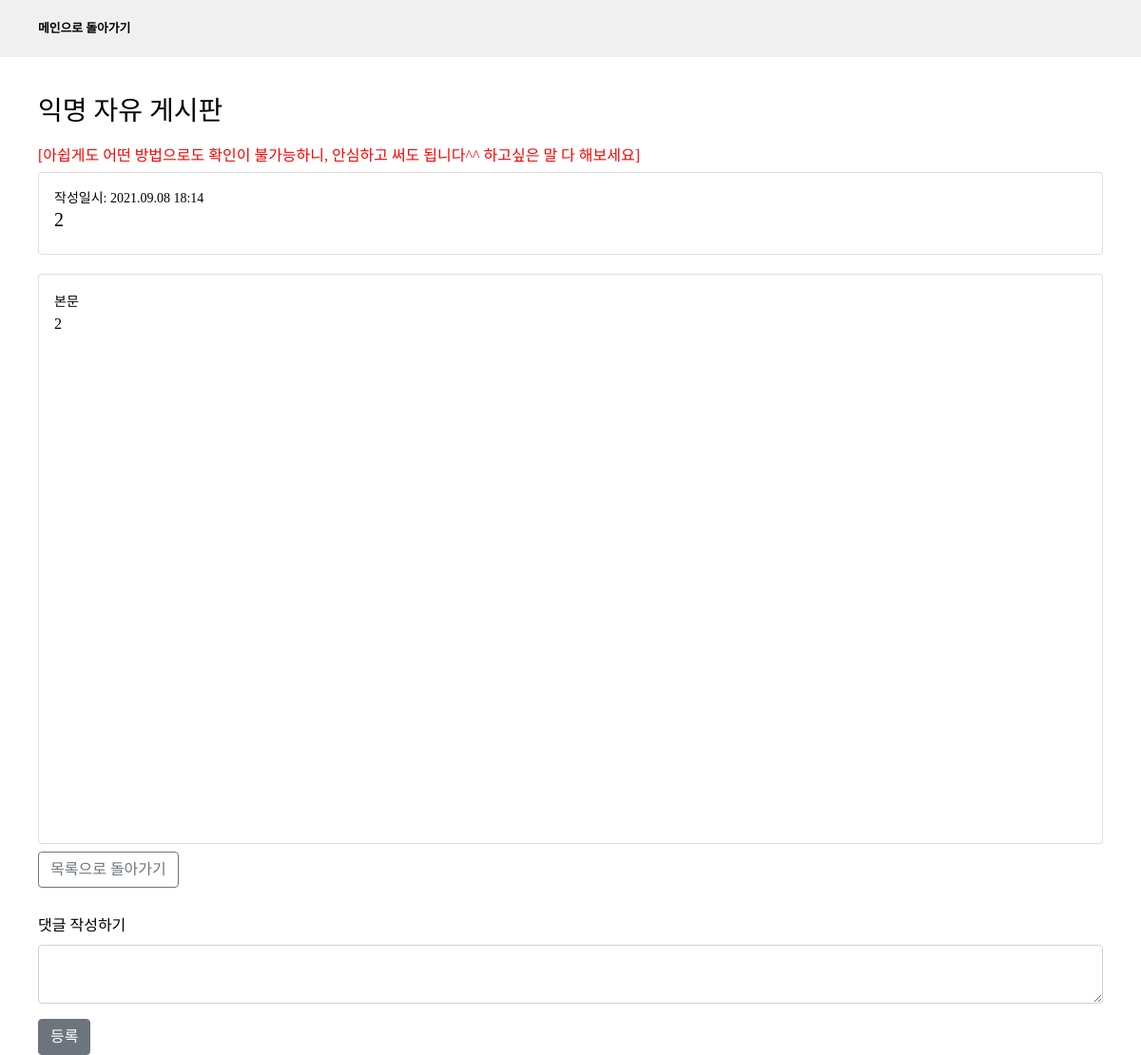
The page /detail/anonymous_detail/1 on the database its author committed.
### app/models.py (models this page shows)
class Question_A(db.Model):
    id = db.Column(db.Integer, primary_key=True)
    subject = db.Column(db.String(200), nullable=False)
    content = db.Column(db.Text(), nullable=False)
    create_date = db.Column(db.DateTime(), nullable=False)

### app/views/detail_views.py (the view)
@bp.route("/anonymous_detail/<int:question_id>", methods=["GET", "POST"])
def a_detail(question_id):
    question = Question_A.query.get(question_id)
    if request.method == "POST":
        db.session.delete(question)
        db.session.commit()
        return redirect(url_for("detail.anonymous"))
    return render_template("question/question_a_detail.html", question=question)

### app/filter.py (called while the page is built)
def datetime_form(value, fmt="%Y.%m.%d %H:%M"):
    return value.strftime(fmt)

### app/templates/question/question_a_detail.html (shortened to what this page needs)
{% extends 'base.html' %}
{%block contents %}
<section class="inner">
  <h3 style="margin-top: 100px; margin-bottom: 20px;">익명 자유 게시판</h3>
  <h6>[아쉽게도 어떤 방법으로도 확인이 불가능하니, 안심하고 써도 됩니다^^ 하고싶은 말 다 해보세요]</h6>
  {% if question %}
  <div class="card">
    <div class="card-body container">
      <div class="row justify-content-end"> <small>작성일시: {{question.create_date|datetime}}</small>
      </div>
      <div class="row align-items-center">
        <h5>{{question.subject}}</h5>
      </div>
    </div>
  </div>
  <div class="card" style="height:600px; margin-top: 20px;">
    <div class="card-body">
      <small>본문</small>
      <p>{{question.content}}</p>
    </div>
  </div>
  {% endif %}
  <a class="btn btn-outline-secondary my-2" href="{{ url_for('detail.anonymous') }}" role="button">목록으로
    돌아가기</a>
  <form action="{{url_for('detail.comment_create',question_id=question.id)}}" method='POST' style="margin-top: 20px;">
    <div class="mb-3">
      <label for="comment" class="form-label">댓글 작성하기</label>
      <textarea class="form-control" id="comment" rows="2" name="comment"></textarea>
    </div>
    <button type="submit" class="btn btn-secondary">등록</button>
  </form>
</section>
{%endblock%}

### app/static/css/style.css (style rules this page uses)
* { box-sizing:border-box; }
html { height: 100%; }
body { min-height: 100%; font-family: "Spoca Han Sans Neo", "sans-serif"; color:black; }
.inner { height: 100%; padding: 0 40px; margin: 0 auto; }
a { all:unset; }
section { width: 100%; position: relative; }
h6 { color:red; }

### rows shown on the page
Question_A: create_date "2021.09.08 18:14", subject "2", content "2"
